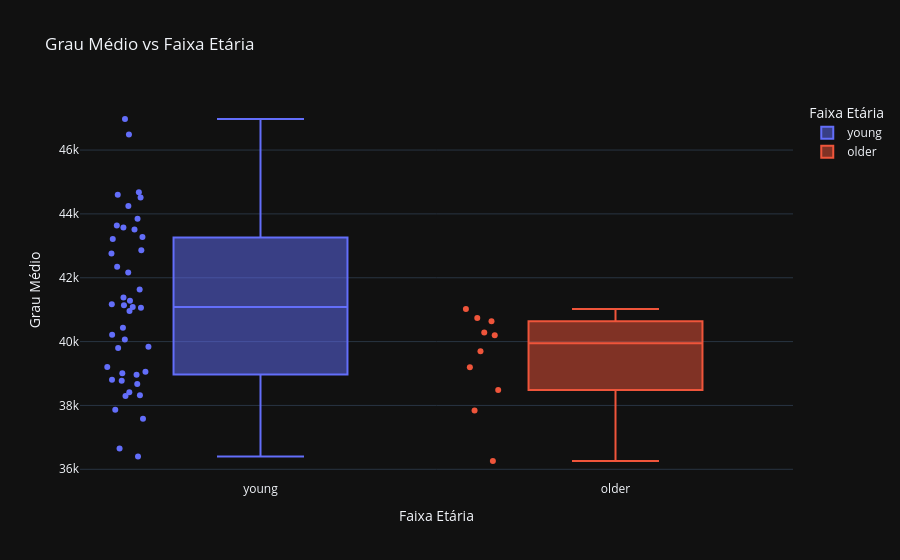
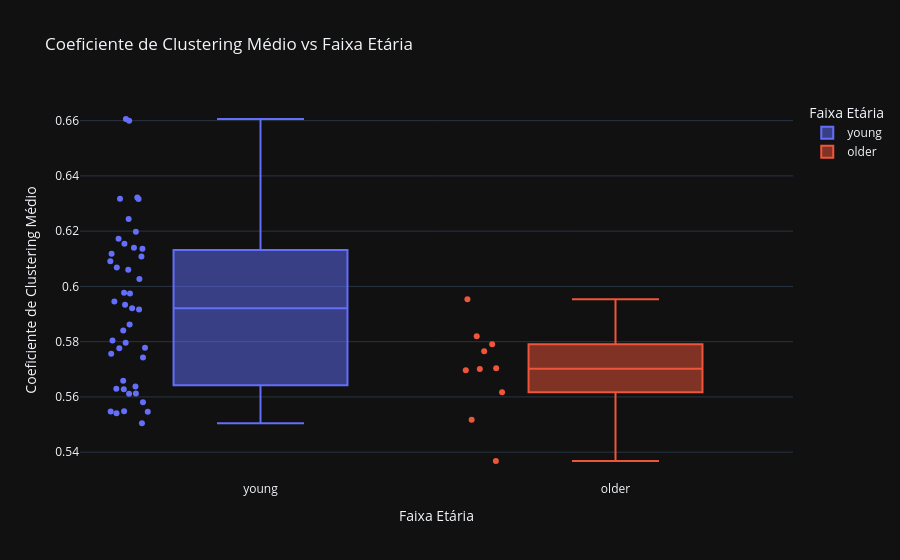
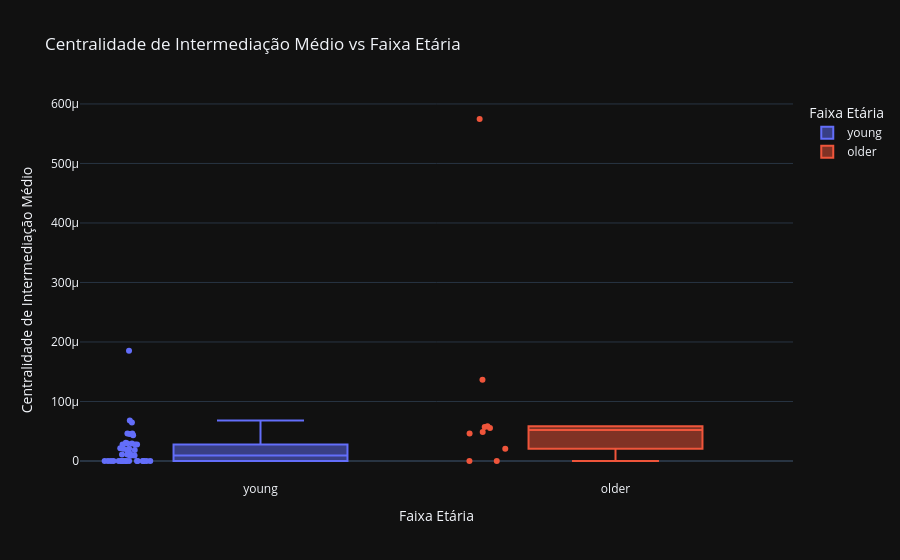

The code cell stored with these charts, in order, in its notebook:
### Markdown cell above
### Idade

### Code cell
for metric, label in GRAPH_METRICS.items():
    fig = px.box(
        df_healthy,
        x="Faixa Etária",
        y=metric,
        color="Faixa Etária",
        title=f"{label} vs Age Group",
        points='all',
        labels={
            "Faixa Etária": "Faixa Etária",
            metric: label
        }
    )
    fig.update_layout(
        xaxis_title="Faixa Etária",
        yaxis_title=label,
        title=f"{label} vs Faixa Etária"
    )
    fig.show()

### Figure 1 — Plotly figure (JSON) as saved in the notebook; plotly's stock layout.template omitted (floating-point values rounded to 4 significant figures)
{"data": [{"alignmentgroup": "True", "boxpoints": "all", "hovertemplate": "Faixa Etária=%{x}<br>Grau Médio=%{y}<extra></extra>", "legendgroup": "young", "marker": {"color": "#636efa"}, "name": "young", "notched": false, "offsetgroup": "young", "orientation": "v", "showlegend": true, "type": "box", "x": ["young", "young", "young", "young", "young", "young", "young", "young", "young", "young", "young", "young", "young", "young", "young", "young", "young", "young", "young", "young", "young", "young", "young", "young", "young", "young", "young", "young", "young", "young", "young", "young", "young", "young", "young", "young", "young", "young", "young", "young", "young", "young", "young"], "x0": " ", "xaxis": "x", "y": [36650.0, 38300.0, 41060.0, 41090.0, 38960.0, 42340.0, 43280.0, 43510.0, 40960.0, 41280.0, 37870.0, 39800.0, 43570.0, 41170.0, 44600.0, 44680.0, 39840.0, 40210.0, 36400.0, 37590.0, 43850.0, 43210.0, 39010.0, 38810.0, 38320.0, 38780.0, 39200.0, 40430.0, 41380.0, 41630.0, 38680.0, 40070.0, 42860.0, 43640.0, 46970.0, 46480.0, 44250.0, 42760.0, 38420.0, 39050.0, 44510.0, 41140.0, 42170.0], "y0": " ", "yaxis": "y"}, {"alignmentgroup": "True", "boxpoints": "all", "hovertemplate": "Faixa Etária=%{x}<br>Grau Médio=%{y}<extra></extra>", "legendgroup": "older", "marker": {"color": "#EF553B"}, "name": "older", "notched": false, "offsetgroup": "older", "orientation": "v", "showlegend": true, "type": "box", "x": ["older", "older", "older", "older", "older", "older", "older", "older", "older", "older"], "x0": " ", "xaxis": "x", "y": [40280.0, 40740.0, 40200.0, 38490.0, 39200.0, 36260.0, 37840.0, 40640.0, 39700.0, 41020.0], "y0": " ", "yaxis": "y"}], "layout": {"boxmode": "overlay", "legend": {"title": {"text": "Faixa Etária"}, "tracegroupgap": 0}, "title": {"text": "Grau Médio vs Faixa Etária"}, "xaxis": {"anchor": "y", "categoryarray": ["young", "older"], "categoryorder": "array", "domain": [0, 1], "title": {"text": "Faixa Etária"}}, "yaxis": {"anchor": "x", "domain": [0, 1], "title": {"text": "Grau Médio"}}}}

### Figure 2 — Plotly figure (JSON) as saved in the notebook; plotly's stock layout.template omitted (floating-point values rounded to 4 significant figures)
{"data": [{"alignmentgroup": "True", "boxpoints": "all", "hovertemplate": "Faixa Etária=%{x}<br>Coeficiente de Clustering Médio=%{y}<extra></extra>", "legendgroup": "young", "marker": {"color": "#636efa"}, "name": "young", "notched": false, "offsetgroup": "young", "orientation": "v", "showlegend": true, "type": "box", "x": ["young", "young", "young", "young", "young", "young", "young", "young", "young", "young", "young", "young", "young", "young", "young", "young", "young", "young", "young", "young", "young", "young", "young", "young", "young", "young", "young", "young", "young", "young", "young", "young", "young", "young", "young", "young", "young", "young", "young", "young", "young", "young", "young"], "x0": " ", "xaxis": "x", "y": [0.5541, 0.5659, 0.614, 0.5977, 0.5796, 0.6172, 0.6068, 0.6118, 0.5841, 0.5921, 0.5611, 0.5756, 0.6091, 0.5776, 0.6244, 0.6322, 0.5916, 0.5934, 0.5629, 0.5581, 0.6154, 0.606, 0.5546, 0.5548, 0.5612, 0.5804, 0.5627, 0.5743, 0.5975, 0.6027, 0.5637, 0.5862, 0.6109, 0.6198, 0.66, 0.6606, 0.6318, 0.6137, 0.5505, 0.5547, 0.6316, 0.5778, 0.5945], "y0": " ", "yaxis": "y"}, {"alignmentgroup": "True", "boxpoints": "all", "hovertemplate": "Faixa Etária=%{x}<br>Coeficiente de Clustering Médio=%{y}<extra></extra>", "legendgroup": "older", "marker": {"color": "#EF553B"}, "name": "older", "notched": false, "offsetgroup": "older", "orientation": "v", "showlegend": true, "type": "box", "x": ["older", "older", "older", "older", "older", "older", "older", "older", "older", "older"], "x0": " ", "xaxis": "x", "y": [0.5701, 0.5765, 0.5696, 0.5518, 0.582, 0.5617, 0.5368, 0.5703, 0.5791, 0.5953], "y0": " ", "yaxis": "y"}], "layout": {"boxmode": "overlay", "legend": {"title": {"text": "Faixa Etária"}, "tracegroupgap": 0}, "title": {"text": "Coeficiente de Clustering Médio vs Faixa Etária"}, "xaxis": {"anchor": "y", "categoryarray": ["young", "older"], "categoryorder": "array", "domain": [0, 1], "title": {"text": "Faixa Etária"}}, "yaxis": {"anchor": "x", "domain": [0, 1], "title": {"text": "Coeficiente de Clustering Médio"}}}}

### Figure 3 — Plotly figure (JSON) as saved in the notebook; plotly's stock layout.template omitted (floating-point values rounded to 4 significant figures)
{"data": [{"alignmentgroup": "True", "boxpoints": "all", "hovertemplate": "Faixa Etária=%{x}<br>Centralidade de Intermediação Médio=%{y}<extra></extra>", "legendgroup": "young", "marker": {"color": "#636efa"}, "name": "young", "notched": false, "offsetgroup": "young", "orientation": "v", "showlegend": true, "type": "box", "x": ["young", "young", "young", "young", "young", "young", "young", "young", "young", "young", "young", "young", "young", "young", "young", "young", "young", "young", "young", "young", "young", "young", "young", "young", "young", "young", "young", "young", "young", "young", "young", "young", "young", "young", "young", "young", "young", "young", "young", "young", "young", "young", "young"], "x0": " ", "xaxis": "x", "y": [4.557e-05, 4.321e-05, 0, 0, 0, 0, 0, 0, 6.819e-05, 2.922e-05, 3.076e-05, 2.922e-05, 2.779e-05, 2.779e-05, 0, 0, 2.161e-05, 1.08e-05, 1.203e-05, 1.08e-05, 0, 0, 0.0001852, 9.262e-06, 2.051e-05, 2.051e-05, 1.852e-05, 2.779e-05, 9.262e-06, 9.262e-06, 4.631e-05, 0, 0, 0, 0, 0, 0, 0, 6.483e-05, 4.631e-05, 0, 1.852e-05, 0], "y0": " ", "yaxis": "y"}, {"alignmentgroup": "True", "boxpoints": "all", "hovertemplate": "Faixa Etária=%{x}<br>Centralidade de Intermediação Médio=%{y}<extra></extra>", "legendgroup": "older", "marker": {"color": "#EF553B"}, "name": "older", "notched": false, "offsetgroup": "older", "orientation": "v", "showlegend": true, "type": "box", "x": ["older", "older", "older", "older", "older", "older", "older", "older", "older", "older"], "x0": " ", "xaxis": "x", "y": [0.0001364, 0.0005747, 4.631e-05, 4.87e-05, 2.051e-05, 5.696e-05, 5.845e-05, 5.557e-05, 0, 0], "y0": " ", "yaxis": "y"}], "layout": {"boxmode": "overlay", "legend": {"title": {"text": "Faixa Etária"}, "tracegroupgap": 0}, "title": {"text": "Centralidade de Intermediação Médio vs Faixa Etária"}, "xaxis": {"anchor": "y", "categoryarray": ["young", "older"], "categoryorder": "array", "domain": [0, 1], "title": {"text": "Faixa Etária"}}, "yaxis": {"anchor": "x", "domain": [0, 1], "title": {"text": "Centralidade de Intermediação Médio"}}}}
